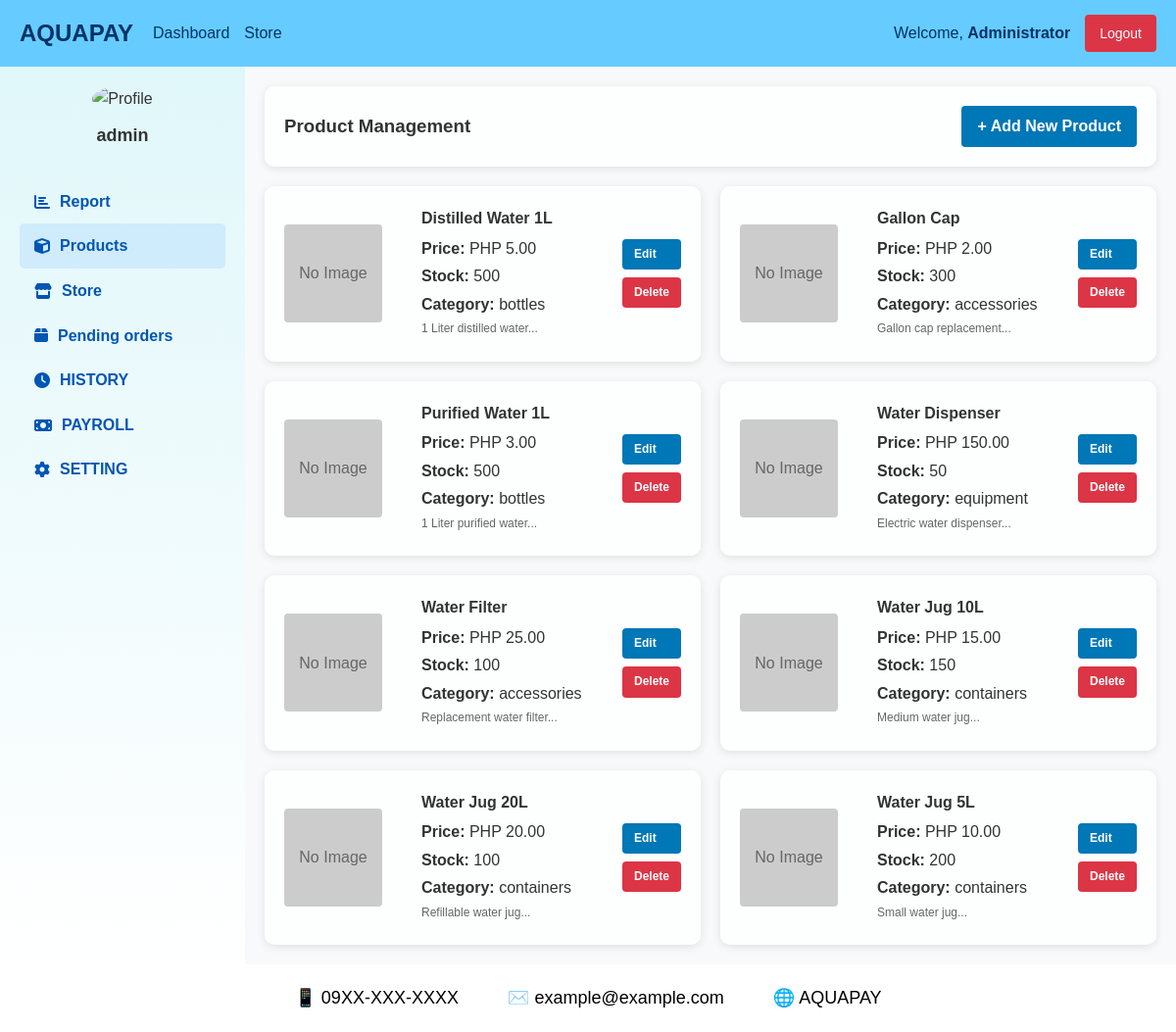
Screenshot of /admindashboard.php?page=products (signed in) with the database file from the repository.
### tables this page shows
CREATE TABLE IF NOT EXISTS products (
    id INT AUTO_INCREMENT PRIMARY KEY,
    name VARCHAR(100) NOT NULL,
    description TEXT,
    price DECIMAL(10, 2) NOT NULL,
    stock INT DEFAULT 0,
    image VARCHAR(255),
    category VARCHAR(50),
    created_at TIMESTAMP DEFAULT CURRENT_TIMESTAMP,
    updated_at TIMESTAMP DEFAULT CURRENT_TIMESTAMP ON UPDATE CURRENT_TIMESTAMP
);

### modules/products.php (the view, shortened to what this page needs)
<?php
require_once __DIR__ . '/../config.php';
$action = isset($_GET['action']) ? $_GET['action'] : 'list';
?>
<div class="content-grid">
    <?php if ($action === 'list'): ?>
        <div class="card" style="grid-column:1/-1;display:flex;justify-content:space-between;align-items:center;">
            <h3>Product Management</h3>
            <a href="?page=products&action=add" class="btn btn-primary">+ Add New Product</a>
        </div>
        <?php
        $result = $conn->query("SELECT * FROM products ORDER BY name ASC");
        if ($result && $result->num_rows > 0):
            while ($product = $result->fetch_assoc()):
        ?>
        <div class="card" style="display:grid;grid-template-columns:120px 1fr auto;gap:20px;align-items:center;">
            <div style="text-align:center;">
                <?php if ($product['image'] && file_exists(__DIR__ . '/../' . $product['image'])): ?>
                    <img src="<?= htmlspecialchars($product['image']) ?>" style="max-width:100px;max-height:100px;border-radius:4px;">
                <?php else: ?>
                    <div style="width:100px;height:100px;background:#ccc;display:flex;align-items:center;justify-content:center;border-radius:4px;color:#666;">No Image</div>
                <?php endif; ?>
            </div>
            <div>
                <h4 style="margin:0 0 5px 0;"><?= htmlspecialchars($product['name']) ?></h4>
                <p style="margin:3px 0;"><strong>Price:</strong> PHP <?= number_format($product['price'], 2) ?></p>
                <p style="margin:3px 0;"><strong>Stock:</strong> <?= $product['stock'] ?></p>
                <p style="margin:3px 0;"><strong>Category:</strong> <?= htmlspecialchars($product['category'] ?? 'N/A') ?></p>
                <p style="margin:3px 0;font-size:12px;color:#666;"><?= htmlspecialchars(substr($product['description'] ?? '', 0, 100)) ?>...</p>
            </div>
            <div style="display:flex;gap:8px;flex-direction:column;">
                <a href="?page=products&action=edit&id=<?= $product['id'] ?>" class="btn btn-primary" style="font-size:12px;padding:6px 12px;">Edit</a>
                <a href="javascript:if(confirm('Delete this product?')) window.location.href='delete_product.php?id=<?= $product['id'] ?>';" class="btn btn-danger" style="font-size:12px;padding:6px 12px;">Delete</a>
            </div>
        </div>
        <?php
            endwhile;
        else:
        ?>
        <div class="card" style="grid-column:1/-1;text-align:center;color:#666;">
            No products found.
        </div>
        <?php endif; ?>
    <?php endif; ?>
</div>

### admindashboard.php (shortened to what this page needs)
<?php
$page = isset($_GET['page']) ? $_GET['page'] : 'report';
?>
<!DOCTYPE html>
<html lang="en">
<head>
    <link rel="stylesheet" href="style.css">
    <link rel="stylesheet" href="https://cdnjs.cloudflare.com/ajax/libs/font-awesome/6.4.0/css/all.min.css" />
</head>
<body>
    <?php include 'dashboardheader.php'; ?>
    <div class="admin-container">
        <aside class="sidebar">
            <div class="profile">
                <img src="avatar.png" alt="Profile">
                <h3><?= htmlspecialchars($username) ?></h3>
            </div>
            <nav class="side-nav">
                <a href="?page=report" class="<?= $page==='report'?'active':''?>"><i class="fa fa-chart-bar"></i> Report</a>
                <a href="?page=products" class="<?= $page==='products'?'active':''?>"><i class="fa fa-cube"></i> Products</a>
                <a href="?page=store" class="<?= $page==='store'?'active':''?>"><i class="fa fa-store"></i> Store</a>
                <a href="?page=pending" class="<?= $page==='pending'?'active':''?>"><i class="fa fa-box"></i> Pending orders</a>
                <a href="?page=history" class="<?= $page==='history'?'active':''?>"><i class="fa fa-clock"></i> HISTORY</a>
                <a href="?page=payroll" class="<?= $page==='payroll'?'active':''?>"><i class="fa fa-money-bill"></i> PAYROLL</a>
                <a href="?page=setting" class="<?= $page==='setting'?'active':''?>"><i class="fa fa-cog"></i> SETTING</a>
            </nav>
        </aside>
        <main class="main-content">
            <?php
                $modulePath = __DIR__ . '/modules/' . $page . '.php';
                if (file_exists($modulePath)) {
                    include $modulePath;
                } else {
                    echo '<div class="card"><p>Module not found.</p></div>';
                }
            ?>
        </main>
    </div>
    <?php include 'footer.php'; ?>
</body>
</html>

### dashboardheader.php (shortened to what this page needs)
<?php
$username = isset($_SESSION['username']) ? $_SESSION['username'] : '';
$full_name = isset($_SESSION['full_name']) ? $_SESSION['full_name'] : $username;
$user_id = isset($_SESSION['user_id']) ? $_SESSION['user_id'] : 0;
?>
<div class="dashboard-header" style="display:flex;align-items:center;justify-content:space-between;padding:15px 20px;background:#66ccff;box-shadow: 0 2px 4px rgba(0,0,0,0.1);">
    <div style="display:flex;align-items:center;gap:20px;">
        <div style="font-size:24px;color:#003366;font-weight:bold;">AQUAPAY</div>
        <nav style="display:flex;gap:15px;">
            <a href="dashboard.php" style="color:#003366;text-decoration:none;font-weight:500;">Dashboard</a>
            <a href="userdashboard.php" style="color:#003366;text-decoration:none;font-weight:500;">Store</a>
        </nav>
    </div>
    <div style="display:flex;align-items:center;gap:15px;">
        <?php if ($user_id > 0): ?>
            <span style="color:#003366;">Welcome, <strong><?= htmlspecialchars($full_name) ?></strong></span>
            <a href="logout.php" style="background:#dc3545;color:white;padding:8px 15px;border-radius:4px;text-decoration:none;font-size:14px;">Logout</a>
        <?php else: ?>
            <a href="login.php" style="color:#003366;text-decoration:none;">Login</a>
        <?php endif; ?>
    </div>
</div>

### footer.php (shortened to what this page needs)
<footer id="footer">
    <div class="item">📱 09XX-XXX-XXXX</div>
    <div class="item">✉️ example@example.com</div>
    <div class="item">🌐 AQUAPAY</div>
</footer>

### style.css (style rules this page uses)
* { margin: 0; padding: 0; box-sizing: border-box; }
body { font-family: Arial, sans-serif; line-height: 1.6; background: #f4f9ff; color: #333; }
.item { font-size: 18px; }
#footer { background: #ffffff; color: #000000; text-align: center; padding: 20px; display: flex; flex-wrap: wrap; justify-content: center; gap: 50px; }

### admindashboard.php (style rules this page uses)
.btn { padding: 8px 16px; border: none; border-radius: 4px; cursor: pointer; font-weight: bold; text-decoration: none; display: inline-block; }
.btn-primary { background: #0077b6; color: #fff; }
.btn-danger { background: #dc3545; color: #fff; }
.admin-container { display: flex; min-height: 100vh; }
.sidebar { width: 250px; background: linear-gradient(180deg, #e0f7fa, #ffffff); display: flex; flex-direction: column; align-items: center; padding: 20px; position: relative; }
.sidebar .profile img { width: 100px; border-radius: 50%; }
.sidebar .profile h3 { margin-top: 10px; font-size: 18px; text-align: center; }
.side-nav { margin-top: 30px; width: 100%; }
.side-nav a { display: flex; align-items: center; padding: 10px 15px; color: #0056b3; text-decoration: none; border-radius: 5px; font-weight: bold; }
.side-nav a i { margin-right: 10px; }
.side-nav a.active, .side-nav a:hover { background: rgba(0,123,255,0.1); }
.main-content { flex: 1; padding: 20px; background: #f8f9fa; }
.content-grid { display: grid; grid-template-columns: repeat(auto-fit, minmax(300px,1fr)); gap: 20px; }
.card { background: rgba(255,255,255,0.8); padding: 20px; border-radius: 10px; box-shadow: 0 2px 8px rgba(0,0,0,0.1); }

### modules/products.php (style rules this page uses)
.card a.btn { display: inline-block; }

### rows the page displays
products: shows "No Image", name "Distilled Water 1L", price "5.00", stock "500", category "bottles", description "1 Liter distilled water"
products: shows "No Image", name "Gallon Cap", price "2.00", stock "300", category "accessories", description "Gallon cap replacement"
products: shows "No Image", name "Purified Water 1L", price "3.00", stock "500", category "bottles", description "1 Liter purified water"
products: shows "No Image", name "Water Dispenser", price "150.00", stock "50", category "equipment", description "Electric water dispenser"
products: shows "No Image", name "Water Filter", price "25.00", stock "100", category "accessories", description "Replacement water filter"
products: shows "No Image", name "Water Jug 10L", price "15.00", stock "150", category "containers", description "Medium water jug"
products: shows "No Image", name "Water Jug 20L", price "20.00", stock "100", category "containers", description "Refillable water jug"
products: shows "No Image", name "Water Jug 5L", price "10.00", stock "200", category "containers", description "Small water jug"

### other values shown
$full_name "Administrator"
$username "admin"
